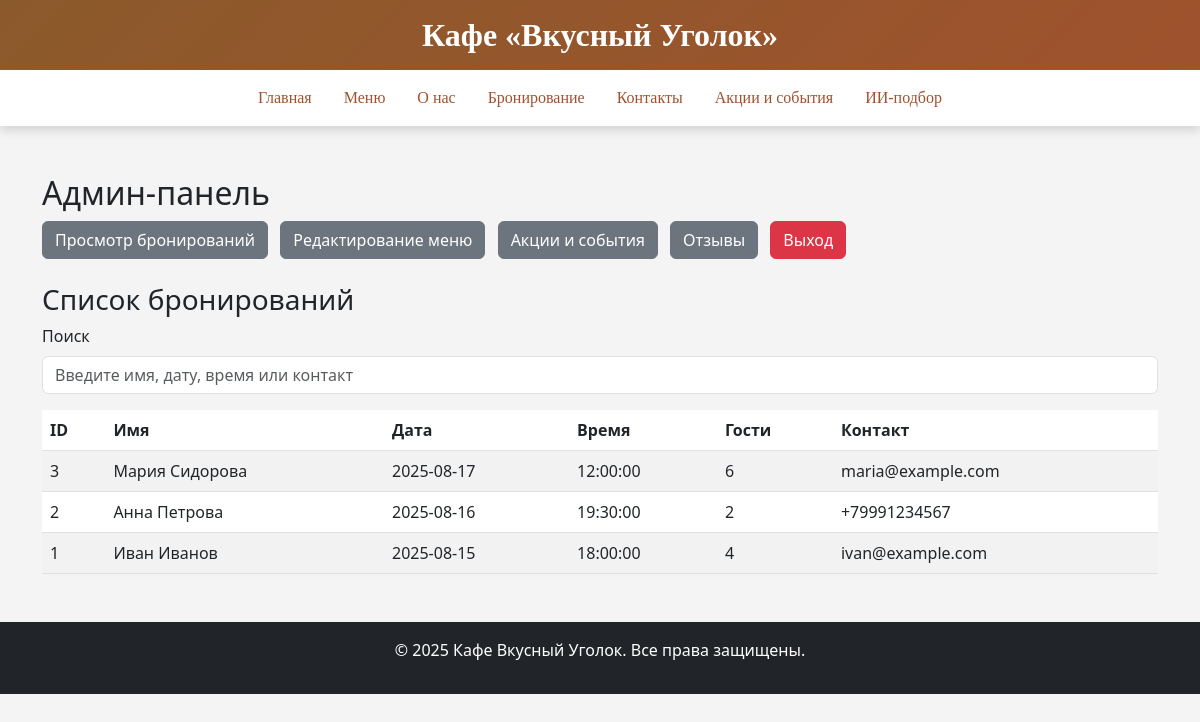
The app's page /admin.php (signed in) with its own data.
### tables this page shows
CREATE TABLE `bookings` (
  `id` int(11) NOT NULL,
  `name` varchar(255) NOT NULL,
  `date` date NOT NULL,
  `time` time NOT NULL,
  `guests` int(11) NOT NULL,
  `contact` varchar(255) NOT NULL
);

### admin.php (the view, shortened to what this page needs)
<?php
include 'includes/db_connect.php';
function sanitize(?string $s): string {
    return htmlspecialchars($s ?? '', ENT_QUOTES | ENT_SUBSTITUTE, 'UTF-8');
}
$section = filter_input(INPUT_GET, 'section', FILTER_DEFAULT) ?? 'bookings';
?>
<!DOCTYPE html>
<html lang="ru">
<head>
    <link href="https://cdn.jsdelivr.net/npm/bootstrap@5.3.0/dist/css/bootstrap.min.css" rel="stylesheet">
    <link href="css/admin.css" rel="stylesheet">
</head>
<body>
<?php include 'includes/header.php'; ?>
<div class="container my-5">
    <h2>Админ-панель</h2>
    <nav class="mb-4">
        <a href="admin.php?section=bookings" class="btn btn-secondary me-2">Просмотр бронирований</a>
        <a href="admin.php?section=menu" class="btn btn-secondary me-2">Редактирование меню</a>
        <a href="admin.php?section=events" class="btn btn-secondary me-2">Акции и события</a>
        <a href="admin.php?section=reviews" class="btn btn-secondary me-2">Отзывы</a>
        <a href="admin.php?logout=1" class="btn btn-danger">Выход</a>
    </nav>
    <?php if ($section === 'bookings'): ?>
        <h3>Список бронирований</h3>
        <div class="mb-3">
            <label for="search" class="form-label">Поиск</label>
            <input type="text" id="search" class="form-control" placeholder="Введите имя, дату, время или контакт" onkeyup="searchBookings()">
        </div>
        <table class="table table-striped" id="bookingsTable">
            <thead>
            <tr><th>ID</th><th>Имя</th><th>Дата</th><th>Время</th><th>Гости</th><th>Контакт</th></tr>
            </thead>
            <tbody id="bookingsBody">
            <?php
            $stmt = $pdo->query("SELECT * FROM bookings ORDER BY date DESC");
            while ($booking = $stmt->fetch(PDO::FETCH_ASSOC)) {
                echo '<tr data-name="'.sanitize($booking['name']).'" data-date="'.sanitize($booking['date']).'" data-time="'.sanitize($booking['time']).'" data-contact="'.sanitize($booking['contact']).'">';
                echo '<td>'.(int)$booking['id'].'</td><td>'.sanitize($booking['name']).'</td><td>'.sanitize($booking['date']).'</td><td>'.sanitize($booking['time']).'</td><td>'.(int)$booking['guests'].'</td><td>'.sanitize($booking['contact']).'</td></tr>';
            }
            ?>
            </tbody>
        </table>
    <?php endif; ?>
</div>
<?php include 'includes/footer.php'; ?>
</body>
</html>

### css/admin.css (style rules this page uses)
body { background-color: #f4f4f4; }
.table { background-color: white; }
.btn-secondary { background-color: #6c757d; }

### records on screen
bookings: id "3", name "Мария Сидорова", date "2025-08-17", time "12:00:00", guests "6", contact "maria@example.com"
bookings: id "2", name "Анна Петрова", date "2025-08-16", time "19:30:00", guests "2", contact "+79991234567"
bookings: id "1", name "Иван Иванов", date "2025-08-15", time "18:00:00", guests "4", contact "ivan@example.com"
